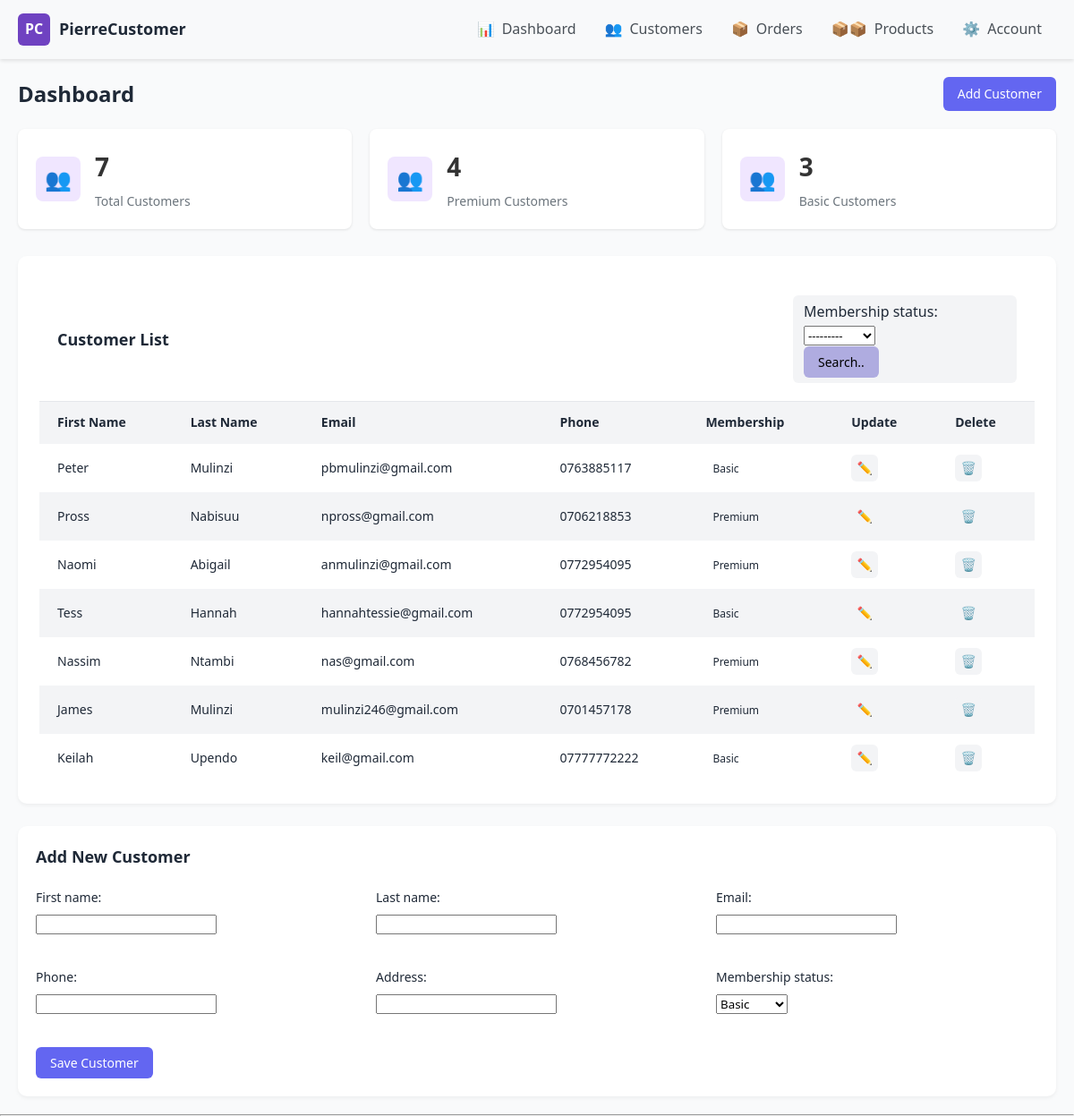
The app's page /, older data.
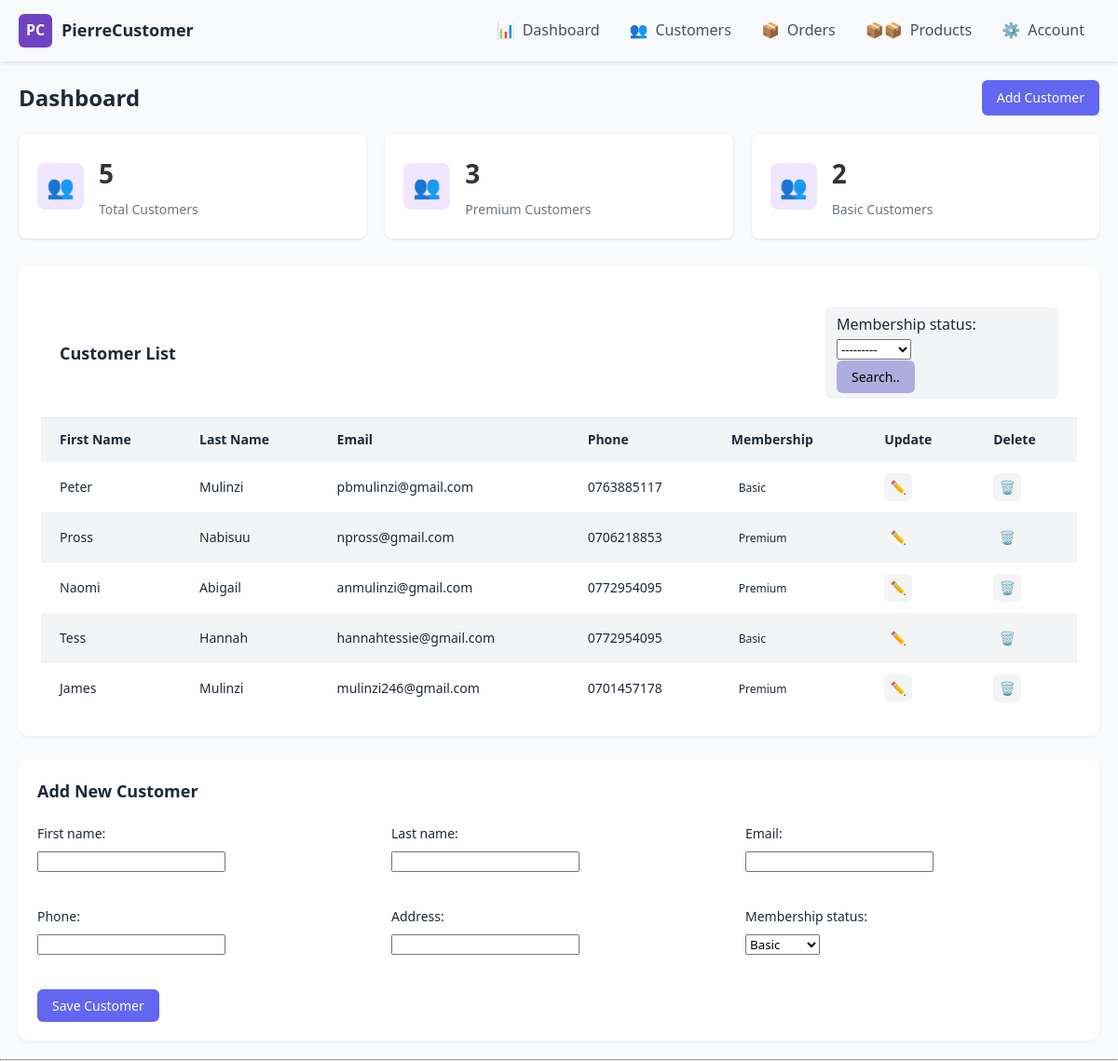
The same page, newer data.
### pierre_CMS_App/models.py (models this page shows, shortened)
class Customer(models.Model):
    STATUS = (
        ('Premium', 'Premium'),
        ('Basic', 'Basic'),
    )
    first_name = models.CharField(max_length = 200)
    last_name = models.CharField(max_length = 200)
    phone = models.CharField(max_length=200)
    email = models.EmailField(max_length=200, null=True)
    address = models.CharField(max_length=200)
    date_created = models.DateTimeField(auto_now_add=True)
    membership_status = models.CharField(max_length=200, choices=STATUS, default='Basic')

### pierre_CMS_App/views.py (the view)
# urls.py: path('', views.dashboard, name='dashboard'),
def dashboard(request):
    customers = Customer.objects.all()
    total_customers = customers.count()
    total_basic_customers = Customer.objects.filter(membership_status = 'Basic').count()
    total_premium_customers = Customer.objects.filter(membership_status = 'Premium').count()
    form = CustomerForm(request.POST)
    myFilter = CustomerFilter(request.GET, queryset=customers)
    customers = myFilter.qs
    if request.method == 'POST' and form.is_valid():
        form.save()
        return redirect('dashboard')
    else:
        form = CustomerForm()
    context = {
        'customers': customers,
        'total_customers': total_customers,
        'total_basic_customers': total_basic_customers,
        'total_premium_customers': total_premium_customers,
        'form': form,
        'myFilter': myFilter,
    }
    return render(request, 'pierre_CMS_App/dashboardPage.html', context)

### pierre_CMS_App/forms.py
class CustomerForm(ModelForm):
    class Meta:
        model = Customer
        fields = ['first_name', 'last_name', 'phone', 'email', 'address', 'membership_status']

### pierre_CMS_App/templates/pierre_CMS_App/dashboardPage.html (shortened to what the changed rows need)
{% extends "pierre_CMS_App/main.html" %}
{% block content %}
<div class="main">
    <div class="page-header">
        <h1 class="page-title">Dashboard</h1>
    </div>
    <div class="stats">
        <div class="stat-card">
            <div class="stat-info">
                <h3>{{total_customers|default:"0"}}</h3>
                <p>Total Customers</p>
            </div>
        </div>
        <div class="stat-card">
            <div class="stat-info">
                <h3>{{total_premium_customers|default:"0"}}</h3>
                <p>Premium Customers</p>
            </div>
        </div>
        <div class="stat-card">
            <div class="stat-info">
                <h3>{{total_basic_customers|default:"0"}}</h3>
                <p>Basic Customers</p>
            </div>
        </div>
    </div>
    <div class="card">
        <div class="card-header">
            <h2 class="card-title">Customer List</h2>
        </div>
        <table>
            <thead>
                <tr>
                    <th>First Name</th>
                    <th>Last Name</th>
                    <th>Email</th>
                    <th>Phone</th>
                    <th>Membership</th>
                    <th>Update</th>
                    <th>Delete</th>
                </tr>
            </thead>
            <tbody>
                {% for cust in customers %}
                    <tr>
                        <td>{{cust.first_name}}</td>
                        <td>{{cust.last_name}}</td>
                        <td>{{cust.email}}</td>
                        <td>{{cust.phone}}</td>
                        <td><span class="status">{{cust.membership_status}}</span></td>
                        <td>
                            <a class="btn-icon btn-edit" href="{% url 'updateCustomer' cust.id %}" style="text-decoration: none;">✏️</a>
                        </td>
                        <td>
                            <a class="btn-icon btn-delete" href="{% url 'deleteCustomer' cust.id %}" style="text-decoration: none;">🗑️</a>
                        </td>
                    </tr>
                {% endfor %}
            </tbody>
        </table>
    </div>
    <div class="form-container">
        <h2 class="form-title">Add New Customer</h2>
    </div>
</div>
{% endblock %}

Row changes from the older to the newer data that the page shows:
removed Customer: first_name "Nassim", last_name "Ntambi", email "nas@gmail.com", phone "0768456782", membership_status "Premium"
removed Customer: first_name "Keilah", last_name "Upendo", email "keil@gmail.com", phone "07777772222", membership_status "Basic"
Text that changed along with them:
{{ total_customers|default:"0" }}: "7" → "5"
{{ total_premium_customers|default:"0" }}: "4" → "3"
{{ total_basic_customers|default:"0" }}: "3" → "2"
